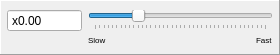
<?xml version="1.0" encoding="UTF-8"?>
<ui version="4.0">
 <class>ClockRateSliderUi</class>
 <widget class="QFrame" name="ClockRateSliderUi">
  <property name="geometry">
   <rect>
    <x>0</x>
    <y>0</y>
    <width>280</width>
    <height>55</height>
   </rect>
  </property>
  <property name="windowTitle">
   <string>Frame</string>
  </property>
  <property name="frameShape">
   <enum>QFrame::Panel</enum>
  </property>
  <property name="frameShadow">
   <enum>QFrame::Raised</enum>
  </property>
  <layout class="QGridLayout" name="gridLayout">
   <property name="leftMargin">
    <number>6</number>
   </property>
   <property name="topMargin">
    <number>6</number>
   </property>
   <property name="rightMargin">
    <number>6</number>
   </property>
   <property name="bottomMargin">
    <number>6</number>
   </property>
   <property name="verticalSpacing">
    <number>0</number>
   </property>
   <item row="0" column="1">
    <widget class="RvTimeController::ClockRateSlider" name="mSlider">
     <property name="minimum">
      <number>-10</number>
     </property>
     <property name="maximum">
      <number>30</number>
     </property>
     <property name="tracking">
      <bool>false</bool>
     </property>
     <property name="orientation">
      <enum>Qt::Horizontal</enum>
     </property>
     <property name="tickPosition">
      <enum>QSlider::TicksBelow</enum>
     </property>
     <property name="tickInterval">
      <number>1</number>
     </property>
    </widget>
   </item>
   <item row="0" column="0">
    <widget class="RvTimeController::ClockRateSpinBox" name="mSpinBox">
     <property name="minimumSize">
      <size>
       <width>75</width>
       <height>0</height>
      </size>
     </property>
     <property name="buttonSymbols">
      <enum>QAbstractSpinBox::NoButtons</enum>
     </property>
     <property name="prefix">
      <string>x</string>
     </property>
    </widget>
   </item>
   <item row="3" column="1">
    <layout class="QHBoxLayout" name="horizontalLayout">
     <item>
      <widget class="QLabel" name="mMinLabel">
       <property name="maximumSize">
        <size>
         <width>16777215</width>
         <height>12</height>
        </size>
       </property>
       <property name="font">
        <font>
         <pointsize>6</pointsize>
        </font>
       </property>
       <property name="text">
        <string>Slow</string>
       </property>
      </widget>
     </item>
     <item>
      <spacer name="horizontalSpacer">
       <property name="orientation">
        <enum>Qt::Horizontal</enum>
       </property>
       <property name="sizeHint" stdset="0">
        <size>
         <width>40</width>
         <height>12</height>
        </size>
       </property>
      </spacer>
     </item>
     <item>
      <widget class="QLabel" name="mMaxLabel">
       <property name="maximumSize">
        <size>
         <width>16777215</width>
         <height>12</height>
        </size>
       </property>
       <property name="font">
        <font>
         <pointsize>6</pointsize>
        </font>
       </property>
       <property name="text">
        <string>Fast</string>
       </property>
      </widget>
     </item>
    </layout>
   </item>
  </layout>
 </widget>
 <customwidgets>
  <customwidget>
   <class>RvTimeController::ClockRateSpinBox</class>
   <extends>QDoubleSpinBox</extends>
   <header>RvTimeControllerToolbarWidgets.hpp</header>
  </customwidget>
  <customwidget>
   <class>RvTimeController::ClockRateSlider</class>
   <extends>QSlider</extends>
   <header>RvTimeControllerToolbarWidgets.hpp</header>
  </customwidget>
 </customwidgets>
 <resources/>
 <connections/>
</ui>
